Frame 1 (no input): blank canvas, image omitted
Frame 60 (no input): blank canvas, image omitted
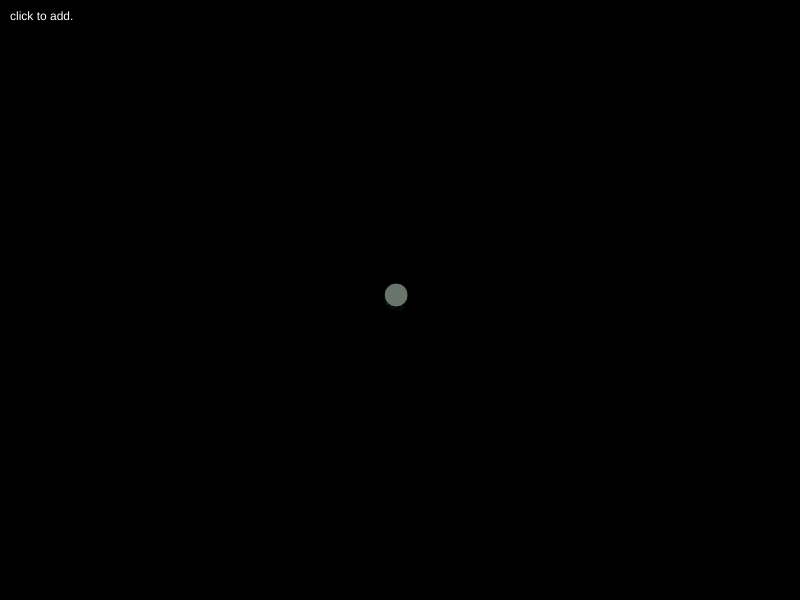
Frame 120 (the mouse pressed at the canvas centre since frame 60)

The p5.js sketch whose frames 1 and 60 were blank and that drew this single picture after the mouse press (run headless with seeded random() and noise() and a simulated clock; from frame 60 on, the mouse is pressed at the canvas centre):

// p5.js sketch
// ── sketch.js
var particles = []


function setup() {
  createCanvas(screen.width, screen.height);
}

function mousePressed() {
  particles.push(new Particle(mouseX, mouseY));
}

function draw() {
  background(0);
  fill(255)

  text("click to add.", 10, 20);

  particles.forEach(function (particle) {
    particle.update();
    particle.show();
  });

}

// ── particle.js
function Particle(x, y) {
    this.x = x;
    this.y = y;
    this.r = 0;
    this.t = 0;

    this.history = [];

    this.show = function () {
        stroke(0);
        fill(255);

        ellipse(this.x, this.y, 20, 20);

        if (this.history.length >= 25) {
            this.history.splice(0, 1);
        }

        var count = 1;
        this.history.forEach(function (item) {
            fill(random(150), random(150),random(150));
            ellipse(item.x, item.y, count, count);
            count++;
        });
    }

    this.update = function () {
        this.x = this.r * cos(this.t * 20) + this.x;
        this.y = this.r * sin(this.t * 20) + this.y;

        var hist = createVector(this.x, this.y);
        this.history.push(hist);

        this.t += 0.01;
        this.r += 0.02;
    }
}
